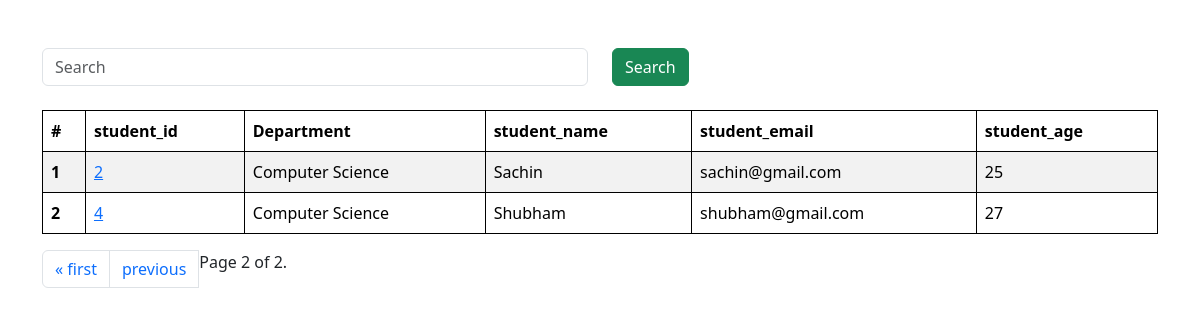
Screenshot of /students/?page=2 with the database file from the repository.
### vege/models.py (models this page shows, shortened)
class Student(models.Model):
    department = models.ForeignKey(Department,related_name="depart",on_delete=models.CASCADE)
    student_id = models.OneToOneField(StudentID,related_name="studentid",on_delete=models.CASCADE)
    student_name = models.CharField(max_length=100)
    student_email = models.EmailField(unique=True)
    student_age = models.IntegerField(default=18)
    student_address = models.TextField()
    class Meta:
        ordering=['student_name']
        verbose_name="student"

class StudentID(models.Model):
    student_id = models.CharField(max_length=100)
    def __str__(self) -> str:
        return self.student_id

class Department(models.Model):
    department = models.CharField(max_length=100)
    class Meta:
        ordering = ['department']

### vege/views.py (the view, shortened to what this page needs)
# urls.py: path('students/',get_students ,name = "get_students"),
def get_students(request):
    queryset = Student.objects.all()
    paginator = Paginator(queryset, 3)  # Show 25 contacts per page.
    page_number = request.GET.get("page",1)
    page_obj = paginator.get_page(page_number)
    return render(request,'report/students.html',{'queryset': page_obj})

### vege/templates/report/students.html (shortened to what this page needs)
{% extends "base.html" %}
{% block start %}
<div class="container mt-5">
    <form class="mb-4">
    <div class="row">
        <div class="col-md-6">
            <input class="form-control" name="search" placeholder="Search">
        </div>
        <div class="col-md-6">
            <button class="btn btn-success">Search</button>
        </div>
    </div>
    </form>
    <table class="table table-striped">
        <thead>
          <tr>
            <th scope="col">#</th>
            <th scope="col">student_id</th>
            <th scope="col">Department</th>
            <th scope="col">student_name</th>
            <th scope="col">student_email</th>
            <th scope="col">student_age</th>
          </tr>
        </thead>
        <tbody>
            {% for student in queryset %}
          <tr>
            <th scope="row">{{forloop.counter}}</th>
            <td><a href="/see_marks/{{student.student_id}}">{{student.student_id}}</a></td>
            <td>{{student.department.department}}</td>
            <td>{{student.student_name}}</td>
            <td>{{student.student_email}}</td>
            <td>{{student.student_age}}</td>
          </tr>
          {% endfor %}
        </tbody>
      </table>
      <ul class="pagination">
            {% if queryset.has_previous %}
                <li class="page-item"><a class="page-link" href="?page=1">&laquo; first</a></li>
                <li class="page-item"><a class="page-link" href="?page={{ queryset.previous_page_number }}">previous</a></li>
            {% endif %}
            <span class="current">
                Page {{ queryset.number }} of {{ queryset.paginator.num_pages }}.
            </span>
    </ul>
</div>
{% endblock %}

### home/templates/base.html (style rules this page uses)
table,th,td { border:1px solid black; }

### rows the page displays
Student: student_id "2", department.department "Computer Science", student_name "Sachin", student_email "sachin@gmail.com", student_age "25"
Student: student_id "4", department.department "Computer Science", student_name "Shubham", student_email "shubham@gmail.com", student_age "27"

### other values shown
{{ queryset.number }} "2"
{{ queryset.paginator.num_pages }} "2"
